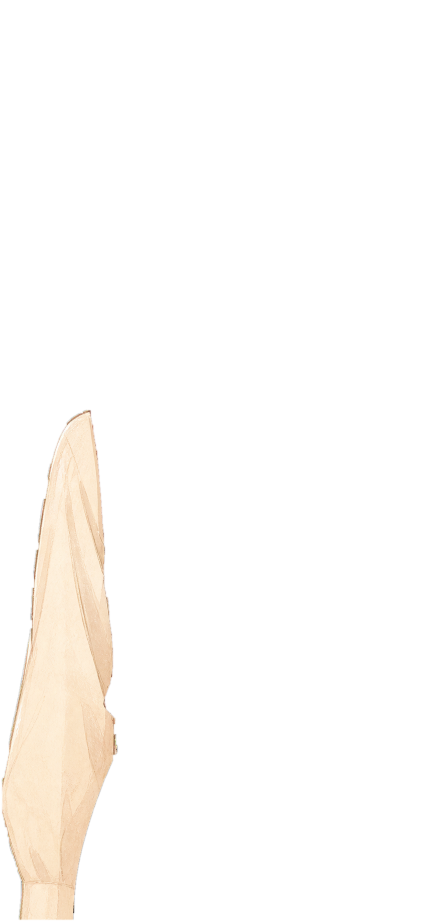
#> input picture tools/rive-lab/ning/rig6-armL.png, 853 x 1844 px, given in place of whole.png, which was not available (shown at 1/2 size)
$ python _arms.py
#> lines starting #> are read from the running program, lines starting #| are printed output that depends on the picture; after the words box and inside, x2 and y2 are one past the last pixel; in counts of white or black regions, pixels touching at a corner belong together; pictures that were not available may be replaced by others from this repository, and a replacement may not be noted
# 把「雙手」從身體拆出來，讓手可以自己擺（不再跟身體黏成一塊）
# 執行順序：_split.py → _build_rig.py → _strand.py → 這支
#
# 產出四件：
#   rig6-armL.png / rig6-armR.png  兩隻手（原畫像素、肩關節為旋轉中心）
#   rig6-torso.png                 上半身（呼吸＋腰傾）
#   rig6-lower.png                 下半身（固定不動）
#
# 鐵律：看得見的一律原畫像素；手拿掉之後身體會缺一塊 →
#      往手底下補一圈「塗り足し」（手一擺不會見底）。
from PIL import Image, ImageFilter
import numpy as np
from scipy import ndimage

D = 'E:/Claude/Munea/tools/rive-lab/ning/'
W = np.array(Image.open(D + 'whole.png').convert('RGBA')).astype(np.int16)
r, g, b, al = W[..., 0], W[..., 1], W[..., 2], W[..., 3]
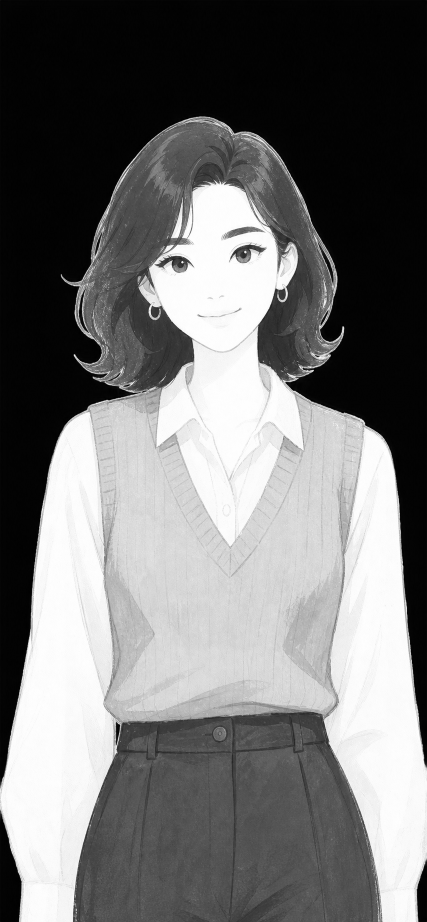
#> r: shape (1844, 853) int16 (shown at 1/2 size); min 0, max 255, mean 116.9
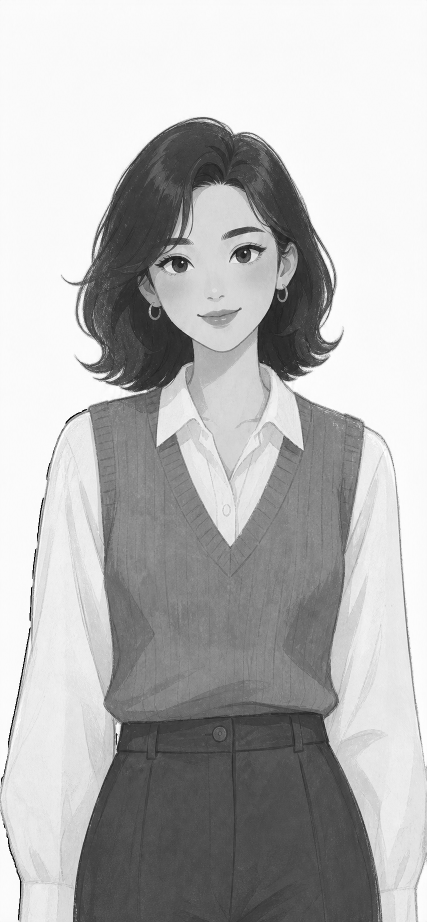
#> g: shape (1844, 853) int16 (shown at 1/2 size); min 0, max 255, mean 181
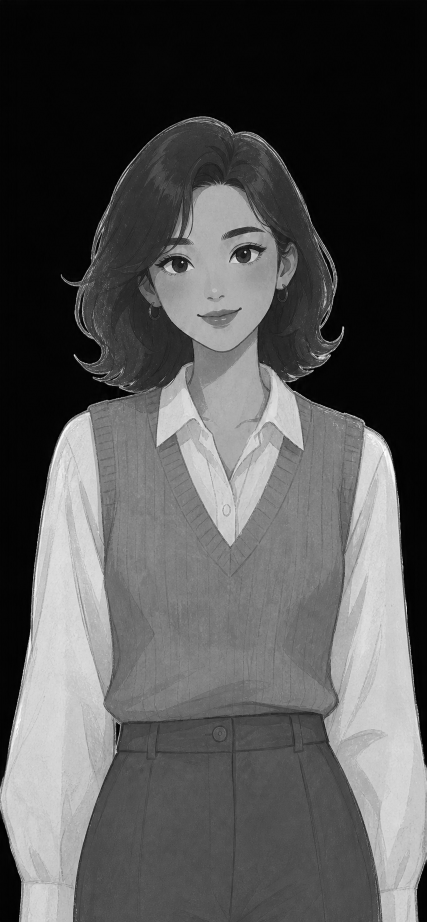
#> b: shape (1844, 853) int16 (shown at 1/2 size); min 0, max 255, mean 84.9
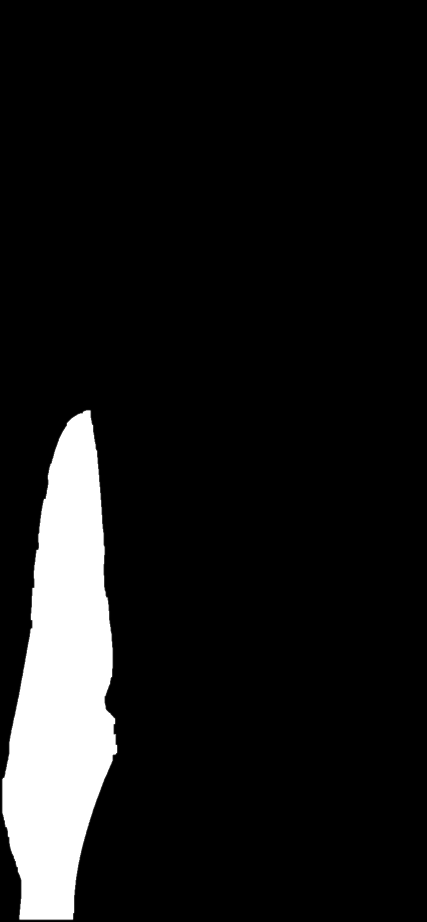
#> al: shape (1844, 853) int16 (shown at 1/2 size); min 0, max 255, mean 23.9
real = (al > 40) & (~((g - r > 60) & (g - b > 60)))
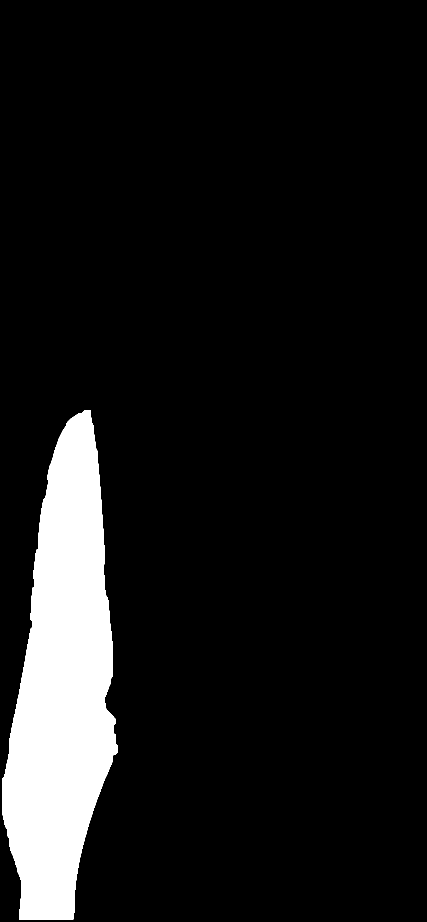
#> real: shape (1844, 853) bool (shown at 1/2 size); 9.5% white; 1 white region, box (x1, y1, x2, y2) and area: (4, 820, 235, 1840) 148916
rgb = W[..., :3].astype(np.uint8)
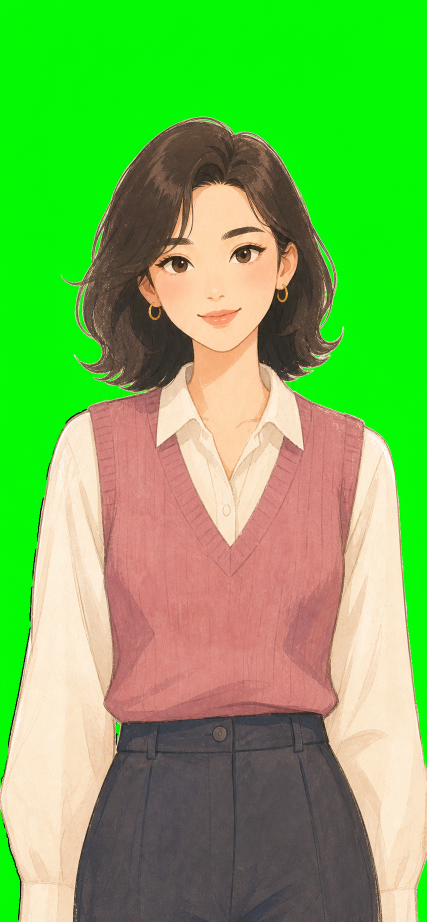
#> rgb: shape (1844, 853, 3) (shown at 1/2 size); mean R, G, B 116.9, 181, 84.9
H, Wd = real.shape
#> H = 1844; Wd = 853
yy = np.arange(H)[:, None].repeat(Wd, 1)
xx = np.arange(Wd)[None, :].repeat(H, 0)

CUT, FEA = 1397, 16       # 褲頭（腰帶）＝上下半身的分界；切在這裡動起來看不出接縫
LIP = 42                  # 手底下的塗り足し寬度
SHOULDER_Y = 810          # 這條線以上不算手（肩線以上是衣領／脖子）


def despill(q):
    q = q.astype(np.int16)
    cap = np.maximum(q[..., 0], q[..., 2])
    sp = (q[..., 1] > cap) & (q[..., 3] > 0)
    q[..., 1] = np.where(sp, cap, q[..., 1])
    return np.clip(q, 0, 255).astype('uint8')


# ── ① 找出兩隻手 ────────────────────────────────────────────
# 外套袖子是米白 (251,230,203)、裡面襯衫是珊瑚色 (213,132,125)、下半身是深色。
# 只認米白＝袖子；深色不能一起收（會把裙子連進來、三塊黏成一塊分不開）。
cream = real & (r > 205) & (g > 175) & (b > 140) & ((r - b) < 95)
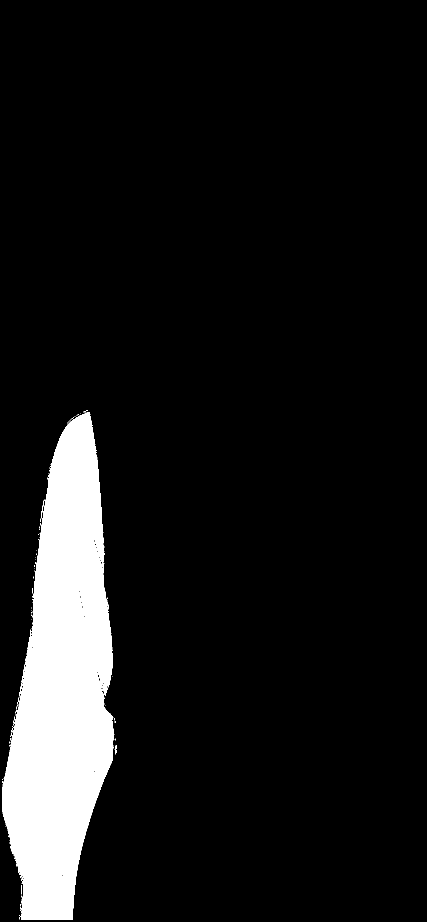
#> cream: shape (1844, 853) bool (shown at 1/2 size); 9.2% white; 94 white regions (91 under 20 px), largest, box (x1, y1, x2, y2) and area: (4, 824, 227, 1840) 143624, (81, 1000, 89, 1044) 54, (230, 1490, 234, 1509) 45
sleeve = cream & (yy > SHOULDER_Y) & (yy < 1841)
sleeve = ndimage.binary_closing(sleeve, np.ones((11, 11)))
#> sleeve: shape (1844, 853) bool; 9.3% white; 1 white region, box (x1, y1, x2, y2) and area: (5, 820, 234, 1839) 146318
sleeve = ndimage.binary_opening(sleeve, np.ones((9, 9))) & real
#> sleeve: shape (1844, 853) bool; 9.3% white; 1 white region, box (x1, y1, x2, y2) and area: (5, 823, 234, 1839) 146283
sleeve = ndimage.binary_fill_holes(sleeve) & real

lab, n = ndimage.label(sleeve)
#> n = 1
armL = np.zeros_like(real)
armR = np.zeros_like(real)
for i in range(1, n + 1):
    m = lab == i
    if m.sum() < 12000:
        continue
    cx = xx[m].mean()
    if cx < 250:
        armL |= m
    elif cx > 640:
        armR |= m
#> this loop made 1 pass
#> cx on pass 1: 124
#> armR: shape (1844, 853) bool; every value is 0
    # 中間那一塊是襯衫（x 314-606），不是手，跳過
print('左臂 %d px ／ 右臂 %d px' % (armL.sum(), armR.sum()))
#| 左臂 146283 px ／ 右臂 0 px

armM = armL | armR


def pivot(m, left):
    """肩關節＝手的『內上角』（靠身體那一側、肩線附近最靠內的一點）"""
    ys = np.where(m.any(1))[0]
#> (the run stopped early here; a loop or call above may not have finished)
